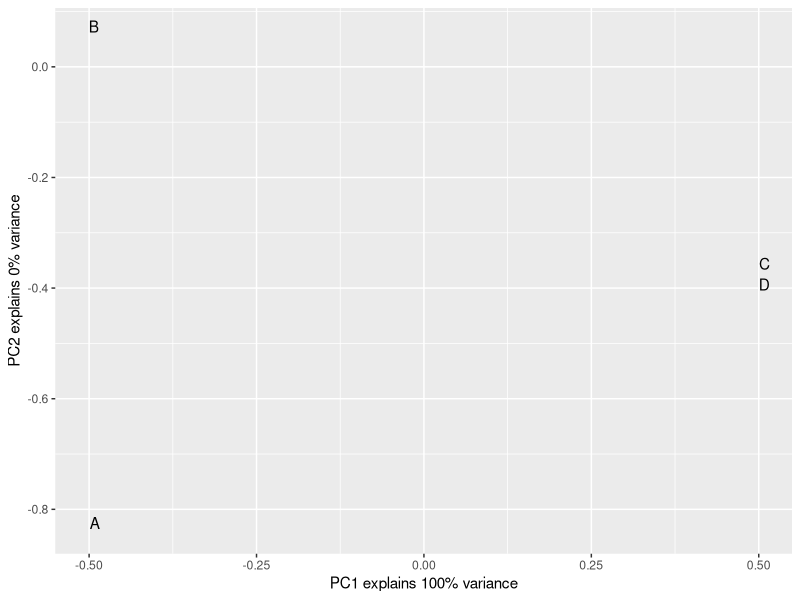

Write the R code that produced this figure.
#!/bin/env Rscript
library(tidyverse)
library(ggplot2)
library(scales)

my_data <- read.table("data_for_pca.csv", header = TRUE)
my_data <- column_to_rownames(my_data, "GeneID")

# Replace NAs with zero (may or may not be appropriate, depending on your data)
my_data[is.na(my_data)] <- 0

# Calculate principle components from scaled and centered data
pca <- prcomp(my_data, scale = TRUE)

# Convert PCA "rotation" matrix to data frame
pca_df <- as.data.frame(pca$rotation)

# Get the percent variance explained by the first two principle components
pca_summary <- summary(pca)
PC1_import <- label_percent()(pca_summary$importance[2, 1])
PC2_import <- label_percent()(pca_summary$importance[2, 2])

# Plot PCA values
pdf("my_pca.pdf")

    # Plot samples and the first two PC's
    ggplot(pca_df, aes(x = PC1, y = PC2)) +
        labs(x = paste0("PC1 explains ", PC1_import, " variance"),
             y = paste0("PC2 explains ", PC2_import, " variance")
        ) +
        geom_text(label = rownames(pca_df), hjust = 0, vjust = 0)
dev.off()
